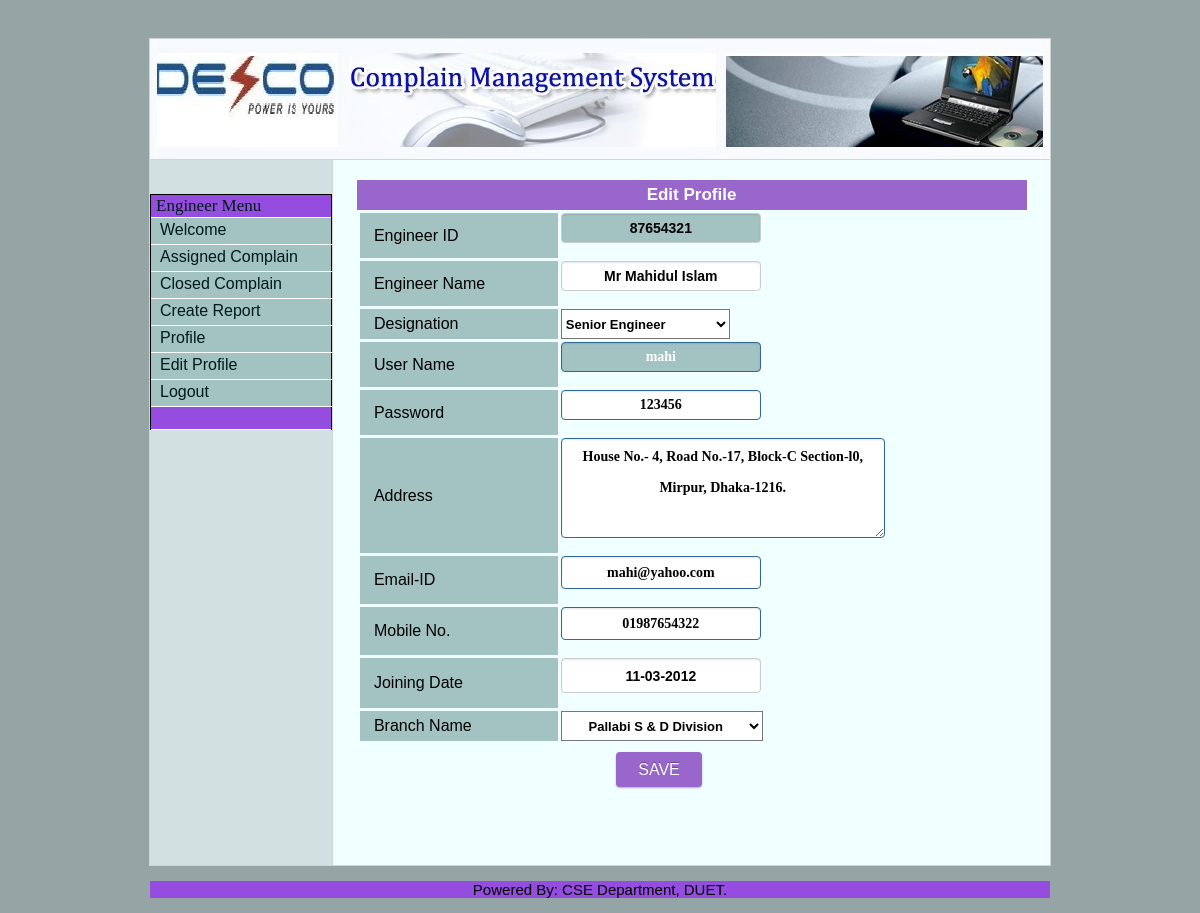
The page /engrUpdateProfile.php (signed in) on the database its author committed.
### tables this page shows
CREATE TABLE IF NOT EXISTS `tbl_engineer` (
  `eng_id` int(10) NOT NULL,
  `eng_name` varchar(30) NOT NULL,
  `designation` varchar(50) NOT NULL,
  `user_name` varchar(30) NOT NULL,
  `password` varchar(40) NOT NULL,
  `address` varchar(200) NOT NULL,
  `mobile` int(20) NOT NULL,
  `email` varchar(30) NOT NULL,
  `join_date` varchar(30) NOT NULL,
  `branch_name` varchar(30) NOT NULL,
  PRIMARY KEY (`eng_id`)
);

CREATE TABLE IF NOT EXISTS `tbl_branch` (
  `id` int(10) NOT NULL AUTO_INCREMENT,
  `branch_code` varchar(5) NOT NULL,
  `branch_name` varchar(100) NOT NULL,
  `address` varchar(500) NOT NULL,
  PRIMARY KEY (`id`)
);

### library/engrInfoRetrieve.php (called while the page is built)
<?php
$result ="SELECT * FROM tbl_engineer where user_name='$id'";
$tt=mysql_query($result);
while($row = mysql_fetch_array($tt))
      {
	$eid=$row['eng_id'];
	$ename=$row['eng_name'];
	$mobile=$row['mobile'];
	$address=$row['address'];
	$uname=$row['user_name'];
	$pass=$row['password'];
	$email=$row['email'];
	$desig=$row['designation'];
	$jdate=$row['join_date'];
	$branch=$row['branch_name'];
}
$result ="SELECT * FROM tbl_branch where branch_code='$branch'";
$tt=mysql_query($result);
while($row = mysql_fetch_array($tt))
      {
	$bname=$row['branch_name'];
}
      ?>

### engrUpdateProfile.php (the view, shortened to what this page needs)
<?php
$id=$_SESSION['user'];
include("library/engrInfoRetrieve.php");
?>
<html>
<head>
<?php include("include/header.php"); ?>
</head>
<body>
<br/><br/>
<table width="900" border="0" align="center" cellpadding="0" cellspacing="1" class="graybox" style="background-color:#dddd;">
  <tr>
      <td colspan="2"><img src="images/complains.jpg" width="900" height="120"></td>
  </tr>
  <tr>
    <td width="20%" valign="top" class="navArea" style="background-color:#d1e0e0;"><p>&nbsp;</p>
		<?php include("include/menuEngr.php"); ?>
	</td>
    <td width="720" valign="top" class="contentArea" style="background-color:#F0FFFF;">
		<table width="100%" border="0" cellspacing="0" cellpadding="20">
			<tr>
				<td>
					<center><table width="670px;" border="0" cellpadding="0" cellspacing="0" class="text">
	<tr id="entryTableHeader1" style="height:30px; ">
      <td   style="font-size:17px;text-align:center;BACKGROUND-COLOR:#9966CC;"> Edit Profile</td>
		<?php include("library/engrProfileUpdate.php"); ?>
    </tr>
	</table></center>
				<form action="" method="post"  name="frmListUser" id="frmListUser" style="background-color:#F0FFFF;">
  <table width="670" border="0" align="center" cellpadding="0" cellspacing="0" bgcolor="#336699" class="entryTable">
      <td class="contentArea" style="background-color:#F0FFFF;"><div class="errorMessage" align="center"></div>
          <table width="100%" border="0" cellpadding="0" cellspacing="3" class="text">
			 <tr class="entryTable">
             <td width="30%" style="font-size:16px; background-color:#a3c2c2; color:black;padding-left:10px;">&nbsp;Engineer ID</td>
              <td class="content" style="background-color:#F0FFFF;"><input name="eid" type="text" disabled readonly style="background-color:a3c2c2;color:black;font-weight: bold;height:30px;text-align:center;" size="45" maxlength="20"  value="<?php echo $eid?>"/></td>
            </tr>
            <tr class="entryTable">
                            <td width="30%" style="font-size:16px;background-color:#a3c2c2; color:black;padding-left:10px;">&nbsp;Engineer Name</td>
              <td class="content" style="background-color:#F0FFFF;"><input name="name" type="text" style="background-color:white;color:black;font-weight: bold;height:30px;text-align:center;" size="45" maxlength="50"  value="<?php echo $ename ?>" /></td>
            </tr>
			  	      <tr>
		 <td width="30%" style="font-size:16px;background-color:#a3c2c2; color:black;padding-left:10px;">&nbsp;Designation</td>
		<td style="font-size:16px;background-color:#F0FFFF;color:black;black;font-weight: bold;"><select class="textbox" name="desig" id="pass" required style="font-size:13px; height:30px;background-color:white;color:black;font-weight: bold;">
		<option value="<?php echo $desig ?>"><?php echo $desig ?></option>
		</select></td>
			</tr>
			  <tr class="entryTable">
              <td width="30%" style="font-size:16px;background-color:#a3c2c2; color:black;padding-left:10px;">&nbsp;User Name</td>
              <td class="content" style="background-color:#F0FFFF;"><input name="uame" disabled type="text" class="box" readonly disabled style="background-color:#a3c2c2;color:white;font-weight: bold;height:30px;text-align:center;" size="53" maxlength="30"  value="<?php echo $uname ?>" /></td>
            </tr>
            <tr class="entryTable">
                  <td width="30%" style="font-size:16px;background-color:#a3c2c2; color:black;padding-left:10px;">&nbsp;Password</td>
              <td class="content" style="background-color:#F0FFFF;"><input name="pass" type="text" class="box" style="background-color:white;color:black;font-weight: bold;height:30px;text-align:center;" size="53" maxlength="20" value="<?php echo $pass ?>" /></td>
            </tr>
            <tr class="entryTable">
                <td width="30%" style="font-size:16px;background-color:#a3c2c2; color:black;padding-left:10px;">&nbsp;Address</td>
              <td class="content" style="background-color:#F0FFFF;"><textarea name="address" cols="30" rows="3" style="background-color:white;color:black;font-weight: bold;text-align:center;"  class="box" id="Address"><?php echo $address ?></textarea></td>
            </tr>
            <tr class="entryTable">
              <td width="30%" style="font-size:16px;background-color:#a3c2c2; color:black;padding-left:10px;">&nbsp;Email-ID</td>
              <td class="content" style="background-color:#F0FFFF;"><input name="email" type="text" class="box" style="background-color:white;color:black;font-weight: bold;height:33px;text-align:center;" size="53" maxlength="50"  value="<?php echo $email ?>"/></td>
            </tr>
            <tr class="entryTable">
             <td width="30%" style="font-size:16px; background-color:#a3c2c2; color:black;padding-left:10px;">&nbsp;Mobile No.</td>
              <td class="content" style="background-color:#F0FFFF;"><input name="mobile" type="text" class="box" style="background-color:white;color:black;font-weight: bold;height:33px;text-align:center;" size="53" maxlength="20"   id="Mobile" value="<?php echo '0'.$mobile ?>"  /></td>
            </tr>
		    <tr class="entryTable">
             <td width="30%" style="font-size:16px;background-color:#a3c2c2; color:black;padding-left:10px;">&nbsp;Joining Date</td>
              <td class="content" style="background-color:#F0FFFF;"><input name="jdate" type="text" style="background-color:white;color:black;font-weight: bold;height:35px;text-align:center;" size="45" maxlength="60" value="<?php echo $jdate ?>" /></td>
            </tr>
			      <tr>
			   <td width="30%" style="font-size:16px; background-color:#a3c2c2; color:black;padding-left:10px;">&nbsp;Branch Name</td>
		<td style="font-size:16px;background-color:#F0FFFF;height:30px;color:black;"><select class="textbox" name="bname" id="pass" required required style="font-size:13px; height:30px;text-align:center;background-color:white;color:black;font-weight: bold;">
		<option value="<?php echo $branch ?>"><?php echo $bname ?></option>
		</select></td>
			</tr>
			           		<center> <table width="605px;" border="0" cellpadding="2" cellspacing="1" class="text">
	<tr id="entryTableHeader1" style="height:30px; ">
     <td   style="font-size:17px;text-align:center;BACKGROUND-COLOR:#F0FFFF;"> <input name="btnUpdate"  style="BACKGROUND-COLOR:#9966CC;color:white;font-size:16px; float:center;"  type="submit" value="SAVE"> </td>
    </tr>
	</table></center>
        </table></td>
    </tr>
  </table>
  <p>&nbsp;</p>
				</td>
			</tr>
		</table>
<?php include("include/footer.php"); ?>
</body>
</html>

### include/admin.css (style rules this page uses)
body { background-color:#CCCCCC; }
#entryTableHeader1 { font-family: 'codropsicons'; src:url('../fonts/codropsicons/codropsicons.eot'); src:url('../fonts/codropsicons/codropsicons.eot?#iefix') format('embedded-opentype'), url('../fonts/codropsicons/codropsicons.woff') format('woff'), url('../fonts/codropsicons/codropsicons.ttf') format('truetype'), url('../fonts/codropsicons/codropsicons.svg#codropsicons') format('svg'); font-weight: normal; font-style: normal; font-size: 15px; color: #FFFFFF; background-color: green; font-weight: bold; background-position: center; }
.entryTable { font-family: 'codropsicons'; src:url('../fonts/codropsicons/codropsicons.eot'); src:url('../fonts/codropsicons/codropsicons.eot?#iefix') format('embedded-opentype'), url('../fonts/codropsicons/codropsicons.woff') format('woff'), url('../fonts/codropsicons/codropsicons.ttf') format('truetype'), url('../fonts/codropsicons/codropsicons.svg#codropsicons') format('svg'); font-weight: normal; font-style: normal; font-size: 14px; background-color: #DDDDDD; }
.entryTable .content { background-color: #FFFFFF; }
.box { font-family: 'codropsicons'; src:url('../fonts/codropsicons/codropsicons.eot'); src:url('../fonts/codropsicons/codropsicons.eot?#iefix') format('embedded-opentype'), url('../fonts/codropsicons/codropsicons.woff') format('woff'), url('../fonts/codropsicons/codropsicons.ttf') format('truetype'), url('../fonts/codropsicons/codropsicons.svg#codropsicons') format('svg'); font-weight: normal; font-style: normal; font-size: 14px; border: 1px solid #336699; }
body { font-family: 'codropsicons'; src:url('../fonts/codropsicons/codropsicons.eot'); src:url('../fonts/codropsicons/codropsicons.eot?#iefix') format('embedded-opentype'), url('../fonts/codropsicons/codropsicons.woff') format('woff'), url('../fonts/codropsicons/codropsicons.ttf') format('truetype'), url('../fonts/codropsicons/codropsicons.svg#codropsicons') format('svg'); font-weight: normal; font-style: normal; text-align: center; font-size: 14px; }
.text { font-family: 'codropsicons'; src:url('../fonts/codropsicons/codropsicons.eot'); src:url('../fonts/codropsicons/codropsicons.eot?#iefix') format('embedded-opentype'), url('../fonts/codropsicons/codropsicons.woff') format('woff'), url('../fonts/codropsicons/codropsicons.ttf') format('truetype'), url('../fonts/codropsicons/codropsicons.svg#codropsicons') format('svg'); font-weight: normal; font-style: normal; font-size: 14px; }
.navArea { background-color:#ECECEC; }
.contentArea { background-color: #FFFFFF; }
.graybox { background-color: #666666; }

### include/main.css (style rules this page uses)
body { font-family: 'codropsicons'; src:url('../fonts/codropsicons/codropsicons.eot'); src:url('../fonts/codropsicons/codropsicons.eot?#iefix') format('embedded-opentype'), url('../fonts/codropsicons/codropsicons.woff') format('woff'), url('../fonts/codropsicons/codropsicons.ttf') format('truetype'), url('../fonts/codropsicons/codropsicons.svg#codropsicons') format('svg'); font-weight: normal; font-style: normal; font-size: 12px; }

### include/reg.css (style rules this page uses)
* { font-family:Verdana, sans-serif; }
body { background-color:#95A5A6; }
input, textarea { color: #373737; background: #fff; border: 1px solid #CCCCCC; color: #aaa; font-size: 14px; line-height: 2.2em; margin-bottom:15px; -moz-border-radius:4px; -webkit-border-radius:4px; border-radius:4px; box-shadow: 0 1px 2px rgba(0, 0, 0, 0.1) inset, 0 1px 0 rgba(255, 255, 255, 0.2); }
input[type="text"], input[type="password"] { padding: 8px 6px; height: 30px; width:200px; }
input[type="submit"] { background: #222; border: none; text-shadow: 0 -1px 0 rgba(0,0,0,0.3); text-transform:uppercase; color: #eee; height:35px; cursor: pointer; font-size: 15px; margin: 5px 0; padding: 0px 22px; -moz-border-radius: 4px; border-radius: 4px; -webkit-border-radius:4px; -webkit-box-shadow: 0px 1px 2px rgba(0,0,0,0.3); -moz-box-shadow: 0px 1px 2px rgba(0,0,0,0.3); box-shadow: 0px 1px 2px rgba(0,0,0,0.3); }
textarea { padding:3px; width:70%; height:100px; }

### rows shown on the page
tbl_engineer: eid "87654321", name "Mr Mahidul Islam", desig "Senior Engineer", uame "mahi", pass "123456", address "House No.- 4, Road No.-17, Block-C Section-l0, Mirpur, Dhaka-1216.", email "mahi@yahoo.com", mobile "01987654322", jdate "11-03-2012"
tbl_branch: bname "Pallabi S & D Division"
